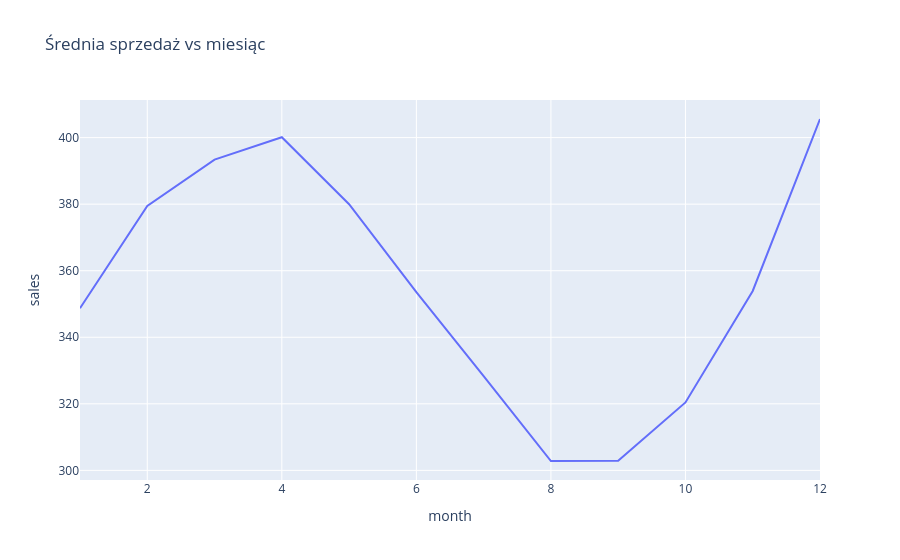

Notebook source saved alongside this figure:
### Code cell
month = df.groupby("month")["sales"].mean().reset_index()

px.line(
    month,
    x="month",
    y="sales",
    title="Średnia sprzedaż vs miesiąc"
).show()

### Figure 1 — Plotly figure (JSON) as saved in the notebook; plotly's stock layout.template omitted (floating-point values rounded to 4 significant figures)
{"data": [{"hovertemplate": "month=%{x}<br>sales=%{y}<extra></extra>", "legendgroup": "", "line": {"color": "#636efa", "dash": "solid"}, "marker": {"symbol": "circle"}, "mode": "lines", "name": "", "orientation": "v", "showlegend": false, "type": "scatter", "x": [1, 2, 3, 4, 5, 6, 7, 8, 9, 10, 11, 12], "xaxis": "x", "y": [348.7, 379.5, 393.4, 400.1, 380.0, 353.6, 328.4, 302.8, 302.9, 320.4, 353.9, 405.6], "yaxis": "y"}], "layout": {"legend": {"tracegroupgap": 0}, "title": {"text": "Średnia sprzedaż vs miesiąc"}, "xaxis": {"anchor": "y", "domain": [0, 1], "title": {"text": "month"}}, "yaxis": {"anchor": "x", "domain": [0, 1], "title": {"text": "sales"}}}}
